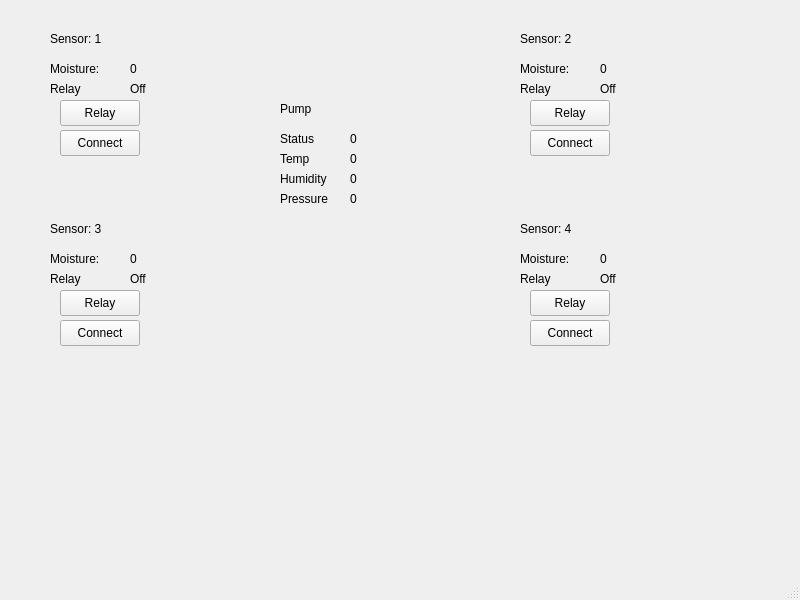
<?xml version="1.0" encoding="UTF-8"?>
<ui version="4.0">
 <class>MainWindow</class>
 <widget class="QMainWindow" name="MainWindow">
  <property name="geometry">
   <rect>
    <x>0</x>
    <y>0</y>
    <width>800</width>
    <height>600</height>
   </rect>
  </property>
  <property name="windowTitle">
   <string>MainWindow</string>
  </property>
  <widget class="QWidget" name="centralwidget">
   <widget class="QLabel" name="label">
    <property name="geometry">
     <rect>
      <x>50</x>
      <y>30</y>
      <width>58</width>
      <height>18</height>
     </rect>
    </property>
    <property name="text">
     <string>Sensor: 1</string>
    </property>
   </widget>
   <widget class="QLabel" name="label_2">
    <property name="geometry">
     <rect>
      <x>520</x>
      <y>30</y>
      <width>58</width>
      <height>18</height>
     </rect>
    </property>
    <property name="text">
     <string>Sensor: 2</string>
    </property>
   </widget>
   <widget class="QLabel" name="label_3">
    <property name="geometry">
     <rect>
      <x>50</x>
      <y>220</y>
      <width>58</width>
      <height>18</height>
     </rect>
    </property>
    <property name="text">
     <string>Sensor: 3</string>
    </property>
   </widget>
   <widget class="QLabel" name="label_4">
    <property name="geometry">
     <rect>
      <x>520</x>
      <y>220</y>
      <width>58</width>
      <height>18</height>
     </rect>
    </property>
    <property name="text">
     <string>Sensor: 4</string>
    </property>
   </widget>
   <widget class="QLabel" name="label_5">
    <property name="geometry">
     <rect>
      <x>280</x>
      <y>100</y>
      <width>58</width>
      <height>18</height>
     </rect>
    </property>
    <property name="text">
     <string>Pump</string>
    </property>
   </widget>
   <widget class="QLabel" name="label_6">
    <property name="geometry">
     <rect>
      <x>50</x>
      <y>60</y>
      <width>58</width>
      <height>18</height>
     </rect>
    </property>
    <property name="text">
     <string>Moisture:</string>
    </property>
   </widget>
   <widget class="QLabel" name="lbls1moist">
    <property name="geometry">
     <rect>
      <x>130</x>
      <y>60</y>
      <width>58</width>
      <height>18</height>
     </rect>
    </property>
    <property name="text">
     <string>0</string>
    </property>
   </widget>
   <widget class="QLabel" name="label_7">
    <property name="geometry">
     <rect>
      <x>520</x>
      <y>60</y>
      <width>58</width>
      <height>18</height>
     </rect>
    </property>
    <property name="text">
     <string>Moisture:</string>
    </property>
   </widget>
   <widget class="QLabel" name="lbls2moist">
    <property name="geometry">
     <rect>
      <x>600</x>
      <y>60</y>
      <width>58</width>
      <height>18</height>
     </rect>
    </property>
    <property name="text">
     <string>0</string>
    </property>
   </widget>
   <widget class="QLabel" name="label_8">
    <property name="geometry">
     <rect>
      <x>50</x>
      <y>250</y>
      <width>58</width>
      <height>18</height>
     </rect>
    </property>
    <property name="text">
     <string>Moisture:</string>
    </property>
   </widget>
   <widget class="QLabel" name="label_9">
    <property name="geometry">
     <rect>
      <x>520</x>
      <y>250</y>
      <width>58</width>
      <height>18</height>
     </rect>
    </property>
    <property name="text">
     <string>Moisture:</string>
    </property>
   </widget>
   <widget class="QLabel" name="lbls3moist">
    <property name="geometry">
     <rect>
      <x>130</x>
      <y>250</y>
      <width>58</width>
      <height>18</height>
     </rect>
    </property>
    <property name="text">
     <string>0</string>
    </property>
   </widget>
   <widget class="QLabel" name="lbls4moist">
    <property name="geometry">
     <rect>
      <x>600</x>
      <y>250</y>
      <width>58</width>
      <height>18</height>
     </rect>
    </property>
    <property name="text">
     <string>0</string>
    </property>
   </widget>
   <widget class="QLabel" name="label_10">
    <property name="geometry">
     <rect>
      <x>280</x>
      <y>130</y>
      <width>58</width>
      <height>18</height>
     </rect>
    </property>
    <property name="text">
     <string>Status</string>
    </property>
   </widget>
   <widget class="QLabel" name="label_11">
    <property name="geometry">
     <rect>
      <x>280</x>
      <y>150</y>
      <width>58</width>
      <height>18</height>
     </rect>
    </property>
    <property name="text">
     <string>Temp</string>
    </property>
   </widget>
   <widget class="QLabel" name="label_12">
    <property name="geometry">
     <rect>
      <x>280</x>
      <y>170</y>
      <width>58</width>
      <height>18</height>
     </rect>
    </property>
    <property name="text">
     <string>Humidity</string>
    </property>
   </widget>
   <widget class="QLabel" name="label_13">
    <property name="geometry">
     <rect>
      <x>280</x>
      <y>190</y>
      <width>58</width>
      <height>18</height>
     </rect>
    </property>
    <property name="text">
     <string>Pressure</string>
    </property>
   </widget>
   <widget class="QLabel" name="lblPumpStatus">
    <property name="geometry">
     <rect>
      <x>350</x>
      <y>130</y>
      <width>58</width>
      <height>18</height>
     </rect>
    </property>
    <property name="text">
     <string>0</string>
    </property>
   </widget>
   <widget class="QLabel" name="lblPumpTemp">
    <property name="geometry">
     <rect>
      <x>350</x>
      <y>150</y>
      <width>58</width>
      <height>18</height>
     </rect>
    </property>
    <property name="text">
     <string>0</string>
    </property>
   </widget>
   <widget class="QLabel" name="lblPumpHumidity">
    <property name="geometry">
     <rect>
      <x>350</x>
      <y>170</y>
      <width>58</width>
      <height>18</height>
     </rect>
    </property>
    <property name="text">
     <string>0</string>
    </property>
   </widget>
   <widget class="QLabel" name="lblPumpPressure">
    <property name="geometry">
     <rect>
      <x>350</x>
      <y>190</y>
      <width>58</width>
      <height>18</height>
     </rect>
    </property>
    <property name="text">
     <string>0</string>
    </property>
   </widget>
   <widget class="QLabel" name="label_14">
    <property name="geometry">
     <rect>
      <x>50</x>
      <y>80</y>
      <width>58</width>
      <height>18</height>
     </rect>
    </property>
    <property name="text">
     <string>Relay</string>
    </property>
   </widget>
   <widget class="QLabel" name="lbls1Relay">
    <property name="geometry">
     <rect>
      <x>130</x>
      <y>80</y>
      <width>58</width>
      <height>18</height>
     </rect>
    </property>
    <property name="text">
     <string>Off</string>
    </property>
   </widget>
   <widget class="QLabel" name="lbls2Relay">
    <property name="geometry">
     <rect>
      <x>600</x>
      <y>80</y>
      <width>58</width>
      <height>18</height>
     </rect>
    </property>
    <property name="text">
     <string>Off</string>
    </property>
   </widget>
   <widget class="QLabel" name="label_15">
    <property name="geometry">
     <rect>
      <x>520</x>
      <y>80</y>
      <width>58</width>
      <height>18</height>
     </rect>
    </property>
    <property name="text">
     <string>Relay</string>
    </property>
   </widget>
   <widget class="QLabel" name="label_16">
    <property name="geometry">
     <rect>
      <x>50</x>
      <y>270</y>
      <width>58</width>
      <height>18</height>
     </rect>
    </property>
    <property name="text">
     <string>Relay</string>
    </property>
   </widget>
   <widget class="QLabel" name="lbls3Relay">
    <property name="geometry">
     <rect>
      <x>130</x>
      <y>270</y>
      <width>58</width>
      <height>18</height>
     </rect>
    </property>
    <property name="text">
     <string>Off</string>
    </property>
   </widget>
   <widget class="QLabel" name="label_17">
    <property name="geometry">
     <rect>
      <x>520</x>
      <y>270</y>
      <width>58</width>
      <height>18</height>
     </rect>
    </property>
    <property name="text">
     <string>Relay</string>
    </property>
   </widget>
   <widget class="QLabel" name="lbls4Relay">
    <property name="geometry">
     <rect>
      <x>600</x>
      <y>270</y>
      <width>58</width>
      <height>18</height>
     </rect>
    </property>
    <property name="text">
     <string>Off</string>
    </property>
   </widget>
   <widget class="QPushButton" name="btns1Relay">
    <property name="geometry">
     <rect>
      <x>60</x>
      <y>100</y>
      <width>80</width>
      <height>26</height>
     </rect>
    </property>
    <property name="text">
     <string>Relay</string>
    </property>
   </widget>
   <widget class="QPushButton" name="btns2Relay">
    <property name="geometry">
     <rect>
      <x>530</x>
      <y>100</y>
      <width>80</width>
      <height>26</height>
     </rect>
    </property>
    <property name="text">
     <string>Relay</string>
    </property>
   </widget>
   <widget class="QPushButton" name="btns3Relay">
    <property name="geometry">
     <rect>
      <x>60</x>
      <y>290</y>
      <width>80</width>
      <height>26</height>
     </rect>
    </property>
    <property name="text">
     <string>Relay</string>
    </property>
   </widget>
   <widget class="QPushButton" name="btns4Relay">
    <property name="geometry">
     <rect>
      <x>530</x>
      <y>290</y>
      <width>80</width>
      <height>26</height>
     </rect>
    </property>
    <property name="text">
     <string>Relay</string>
    </property>
   </widget>
   <widget class="QPushButton" name="btns1Connect">
    <property name="geometry">
     <rect>
      <x>60</x>
      <y>130</y>
      <width>80</width>
      <height>26</height>
     </rect>
    </property>
    <property name="text">
     <string>Connect</string>
    </property>
   </widget>
   <widget class="QPushButton" name="btns2Connect">
    <property name="geometry">
     <rect>
      <x>530</x>
      <y>130</y>
      <width>80</width>
      <height>26</height>
     </rect>
    </property>
    <property name="text">
     <string>Connect</string>
    </property>
   </widget>
   <widget class="QPushButton" name="btns3Connect">
    <property name="geometry">
     <rect>
      <x>60</x>
      <y>320</y>
      <width>80</width>
      <height>26</height>
     </rect>
    </property>
    <property name="text">
     <string>Connect</string>
    </property>
   </widget>
   <widget class="QPushButton" name="btns4Connect">
    <property name="geometry">
     <rect>
      <x>530</x>
      <y>320</y>
      <width>80</width>
      <height>26</height>
     </rect>
    </property>
    <property name="text">
     <string>Connect</string>
    </property>
   </widget>
  </widget>
  <widget class="QMenuBar" name="menubar">
   <property name="geometry">
    <rect>
     <x>0</x>
     <y>0</y>
     <width>800</width>
     <height>23</height>
    </rect>
   </property>
  </widget>
  <widget class="QStatusBar" name="statusbar"/>
 </widget>
 <resources/>
 <connections/>
</ui>
